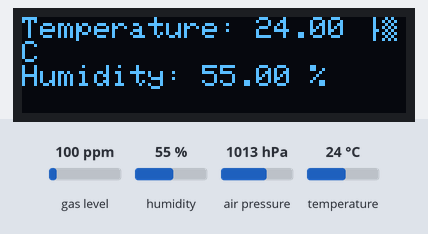
Bench run of a sketch on a simulated Arduino Uno, built with avr-gcc and run on an emulated ATmega328P. Shown: 128×32 one-colour display. The inputs (shaded band) are chosen by the test bench; at power-on: humidity 55 %, temperature 24 °C, gas level 100 ppm, air pressure 1013 hPa. The display library's start-up logo is not drawn; what the sketch prints to the serial monitor is not drawn.

Above: at 1.3 s.
1.4 s: humidity set to 22 %
At 2.8 s:
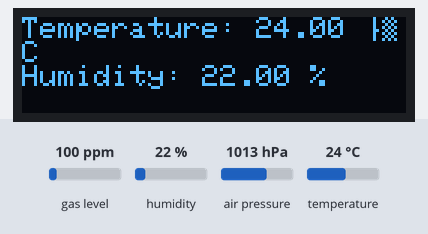
4.3 s: temperature set to 12 °C
At 5.8 s:
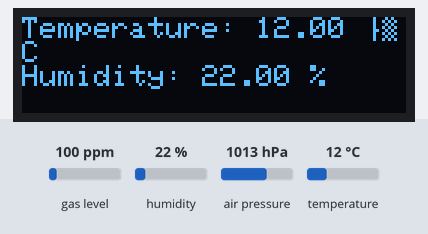
7.2 s: humidity set to 40 %
At 9.6 s:
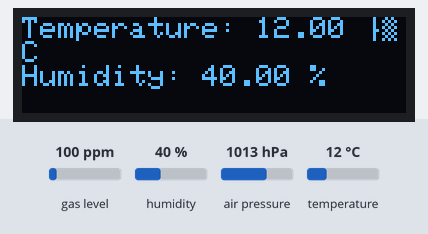
10.5 s: temperature set to 19 °C
At 11.5 s:
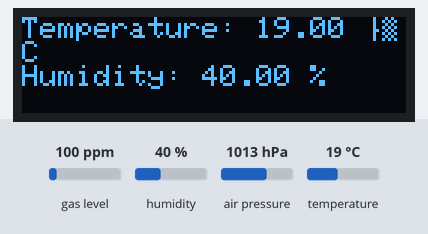
Timing chart, 0 to 13.5 s (numbered marks = the images above; inputs shaded):
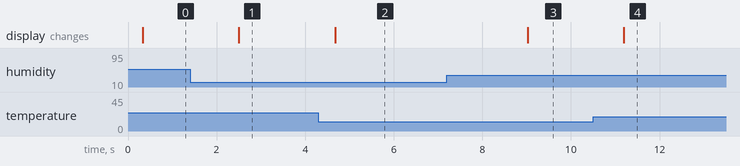

The sketch:

BME680_OLED_test.ino
```cpp
#include <Wire.h>
#include <SPI.h>
#include <Adafruit_Sensor.h>
#include "Adafruit_BME680.h"
#include <Adafruit_GFX.h>
#include <Adafruit_SSD1306.h>

Adafruit_BME680 bme; // I2C
Adafruit_SSD1306 display = Adafruit_SSD1306();

void setup() {
  Serial.begin(9600);
  Serial.println(F("BME680 test"));

  display.begin(SSD1306_SWITCHCAPVCC, 0x3C);  // initialize with the I2C addr 0x3C (for the 128x32)

  display.display();
  delay(100);
  display.clearDisplay();
  display.display();

  display.setTextSize(1);

  if (!bme.begin()) {
    Serial.println("Could not find a valid BME680 sensor, check wiring!");
    while (1);
  }

  // Set up oversampling and filter initialization
  bme.setTemperatureOversampling(BME680_OS_8X);
  bme.setHumidityOversampling(BME680_OS_2X);
  bme.setPressureOversampling(BME680_OS_4X);
  bme.setIIRFilterSize(BME680_FILTER_SIZE_3);
  bme.setGasHeater(320, 150); // 320°C for 150 ms
}

void loop() {
  display.setCursor(0,0);
  display.clearDisplay();

  if (! bme.performReading()) {
    Serial.println("Failed to perform reading :(");
    return;
  }

  Serial.print("Temperature = "); Serial.print(bme.temperature); Serial.println(" °C");
  Serial.print("Humidity = "); Serial.print(bme.humidity); Serial.println(" %");

  display.print("Temperature: "); display.print(bme.temperature); display.println(" °C");
  display.print("Humidity: "); display.print(bme.humidity); display.println(" %");

  Serial.println();
  display.display();
  delay(2000);
}
```

Measured:
- after the input at 1.4 s, the display: changes after 1.1 s (image 1)
- after the input at 4.3 s, the display: changes after 0.38 s (image 2)
- after the input at 7.2 s, the display: changes after 1.8 s (image 3)
- after the input at 10.5 s, the display: changes after 0.70 s (image 4)
